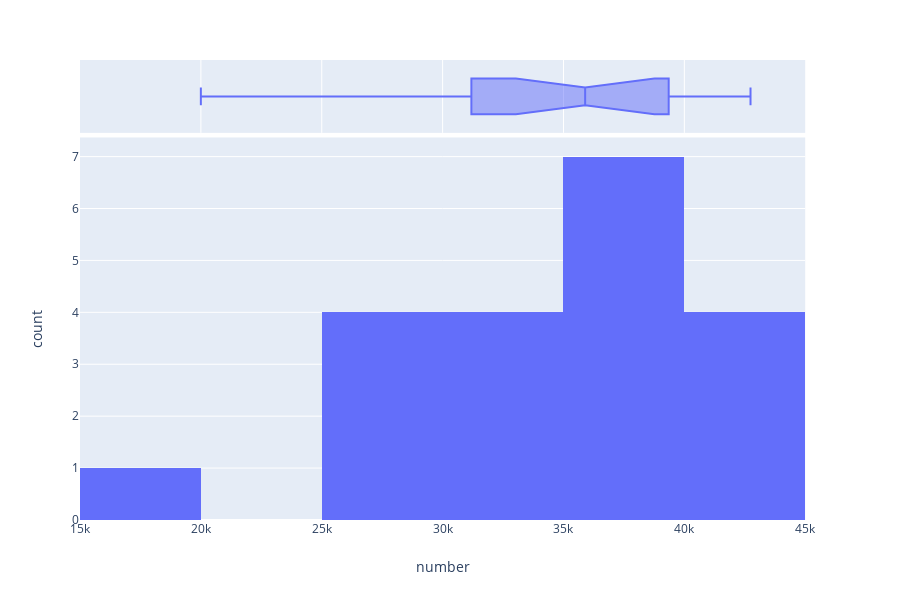

Notebook code cell kept with this figure:
### Markdown cell above
Conclusion:

- The regression model only shows an 0.4 R-squared value based on the total of each year

### Code cell
from scipy.stats import shapiro

stat, p = shapiro(YEAR['number'])
print('Statistics=%.3f, p=%.3f' % (stat, p))


if p > alpha:
	print('DISTRIBUTION = Sample looks Gaussian (fail to reject H0)')
else:
	print('DISTRIBUTION = Sample does not look Gaussian (reject H0)')
    
stats.f_oneway(YEAR['number'], YEAR['year'])

if p > alpha:
	print('F_OneWay TEST = There is no significance in the relation between Years and Number of Fires')
else:
	print('F_OneWay TEST = There is significance in the relation between Years and Number of Fires')
    
stats.kruskal(YEAR['number'], YEAR['year'])
if p > alpha:
	print('KRUSKAL TEST = There is no significance in the relation between Years and Number of Fires')
else:
	print('KRUSKAL TEST = There is significance in the relation between Years and Number of Fires')

fig = px.histogram(YEAR, x="number",
                   marginal="box", 
                   hover_data=YEAR.columns)
fig.show()

### Figure 1 — Plotly figure (JSON) as saved in the notebook; plotly's stock layout.template omitted (floating-point values rounded to 4 significant figures)
{"data": [{"alignmentgroup": "True", "bingroup": "x", "hoverlabel": {"namelength": 0}, "hovertemplate": "number=%{x}<br>count=%{y}", "legendgroup": "", "marker": {"color": "#636efa"}, "name": "", "offsetgroup": "", "orientation": "v", "showlegend": false, "type": "histogram", "x": [19999, 26869, 27341, 29056, 37369, 42737, 38427, 34984, 33819, 33017, 29363, 39104, 37015, 34619, 40065, 35130, 39601, 41184, 42189, 36663], "xaxis": "x", "yaxis": "y"}, {"alignmentgroup": "True", "customdata": [[1998, 19999, 34930.0, 5893.0], [1999, 26869, 34930.0, 5893.0], [2000, 27341, 34930.0, 5893.0], [2001, 29056, 34930.0, 5893.0], [2002, 37369, 34930.0, 5893.0], [2003, 42737, 34930.0, 5893.0], [2004, 38427, 34930.0, 5893.0], [2005, 34984, 34930.0, 5893.0], [2006, 33819, 34930.0, 5893.0], [2007, 33017, 34930.0, 5893.0], [2008, 29363, 34930.0, 5893.0], [2009, 39104, 34930.0, 5893.0], [2010, 37015, 34930.0, 5893.0], [2011, 34619, 34930.0, 5893.0], [2012, 40065, 34930.0, 5893.0], [2013, 35130, 34930.0, 5893.0], [2014, 39601, 34930.0, 5893.0], [2015, 41184, 34930.0, 5893.0], [2016, 42189, 34930.0, 5893.0], [2017, 36663, 34930.0, 5893.0]], "hoverlabel": {"namelength": 0}, "hovertemplate": "number=%{customdata[1]}<br>year=%{customdata[0]}<br>MEAN=%{customdata[2]}<br>SD=%{customdata[3]}", "legendgroup": "", "marker": {"color": "#636efa"}, "name": "", "notched": true, "offsetgroup": "", "showlegend": false, "type": "box", "x": [19999, 26869, 27341, 29056, 37369, 42737, 38427, 34984, 33819, 33017, 29363, 39104, 37015, 34619, 40065, 35130, 39601, 41184, 42189, 36663], "xaxis": "x2", "yaxis": "y2"}], "layout": {"barmode": "relative", "height": 600, "legend": {"tracegroupgap": 0}, "margin": {"t": 60}, "xaxis": {"anchor": "y", "domain": [0, 0.98], "title": {"text": "number"}}, "xaxis2": {"anchor": "y2", "domain": [0, 0.98], "matches": "x", "showgrid": true, "showticklabels": false}, "yaxis": {"anchor": "x", "domain": [0, 0.8316], "title": {"text": "count"}}, "yaxis2": {"anchor": "x2", "domain": [0.8416, 1], "matches": "y2", "showgrid": false, "showticklabels": false}}}
